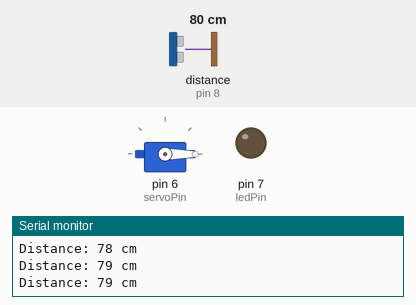
Bench run of a sketch on a simulated Arduino Uno, built with avr-gcc and run on an emulated ATmega328P. Parts: servo, output pins drawn as LEDs (lit = HIGH), the last lines printed to the serial monitor. Wiring (inferred from the names in the program): ultrasonic range finder: trigger pin 9; echo pin 8. The inputs (shaded band) are chosen by the test bench; at power-on: distance to the obstacle (sensor on pin 8) 80 cm. The echo pulse lasts 58.3 µs per cm; pins used as bus, display or sensor lines are not drawn.

Above: at 1.3 s.
1.4 s: distance to the obstacle (sensor on pin 8) set to 54 cm
2.9 s: distance to the obstacle (sensor on pin 8) set to 48 cm
At 3.8 s:
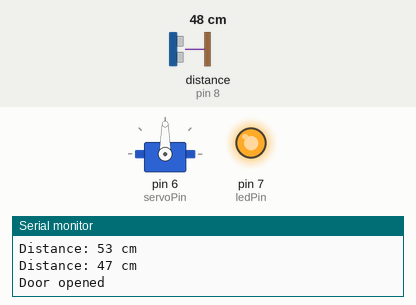
4.5 s: distance to the obstacle (sensor on pin 8) set to 60 cm
At 7.2 s:
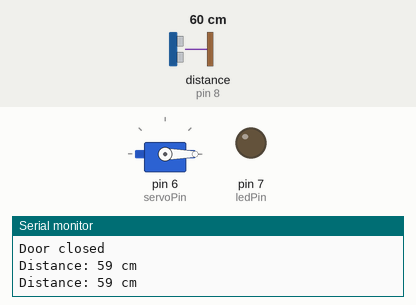
7.5 s: distance to the obstacle (sensor on pin 8) set to 2 cm
At 8.8 s:
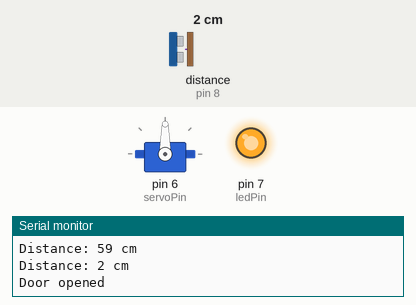
Timing chart, 0 to 11.5 s (numbered marks = the images above; inputs shaded):
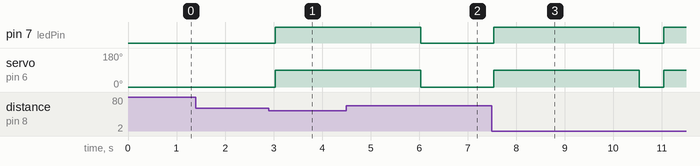

The sketch:

automatic_door_project.ino
```cpp
#include <Servo.h>

// Pin definitions
const int trigPin = 9;
const int echoPin = 8;
const int ledPin = 7;
const int servoPin = 6;

// Variables to store distance and duration
long duration;
int distance;
int doorOpenThreshold = 50;  // Threshold distance to trigger the door opening (in cm)
int doorCloseDelay = 3000;   // Delay before closing the door (in ms)

Servo myServo;  // Create a Servo object

void setup() {
  // Initialize serial communication for debugging
  Serial.begin(9600);

  // Set pin modes
  pinMode(trigPin, OUTPUT);
  pinMode(echoPin, INPUT);
  pinMode(ledPin, OUTPUT);

  // Attach the servo to the servo pin
  myServo.attach(servoPin);

  // Start with the LED off and servo in the closed position
  digitalWrite(ledPin, LOW);
  myServo.write(0);  // Door closed (0 degrees)
}

void loop() {
  // Send ultrasonic pulse
  digitalWrite(trigPin, LOW);
  delayMicroseconds(2);
  digitalWrite(trigPin, HIGH);
  delayMicroseconds(10);
  digitalWrite(trigPin, LOW);

  // Read the pulse duration from Echo pin
  duration = pulseIn(echoPin, HIGH);

  // Calculate the distance (in cm)
  distance = duration * 0.034 / 2;

  // Print the distance to the serial monitor
  Serial.print("Distance: ");
  Serial.print(distance);
  Serial.println(" cm");

  // Check if the distance is less than the threshold (object detected)
  if (distance < doorOpenThreshold) {
    // Turn on the LED to indicate motion detected
    digitalWrite(ledPin, HIGH);

    // Open the door (servo turns to 90 degrees)
    myServo.write(90);
    Serial.println("Door opened");

    // Wait for a while before closing the door
    delay(doorCloseDelay);

    // Close the door (servo turns back to 0 degrees)
    myServo.write(0);
    Serial.println("Door closed");

    // Turn off the LED after door closes
    digitalWrite(ledPin, LOW);
  }

  // Small delay before repeating the loop
  delay(500);
}
```

Measured:
- the behaviour switches between 51 and 50 cm on distance to the obstacle (sensor on pin 8) (found by bisection; images 0 and 1)
- after the input at 2.9 s, pin 7 (ledPin): LOW → HIGH after 0.13 s; servo on pin 6 (servoPin): 0° → 90° after 0.13 s
- after the input at 4.5 s, pin 7 (ledPin): goes on until 6.0 s, then stays LOW; servo on pin 6 (servoPin): goes on until 6.0 s, then stays 0°
- after the input at 7.5 s, pin 7 (ledPin): LOW → HIGH at once, → LOW 3.0 s later, → HIGH 0.50 s later; servo on pin 6 (servoPin): 0° → 90° at once, → 0° 3.0 s later, → 90° 0.50 s later
